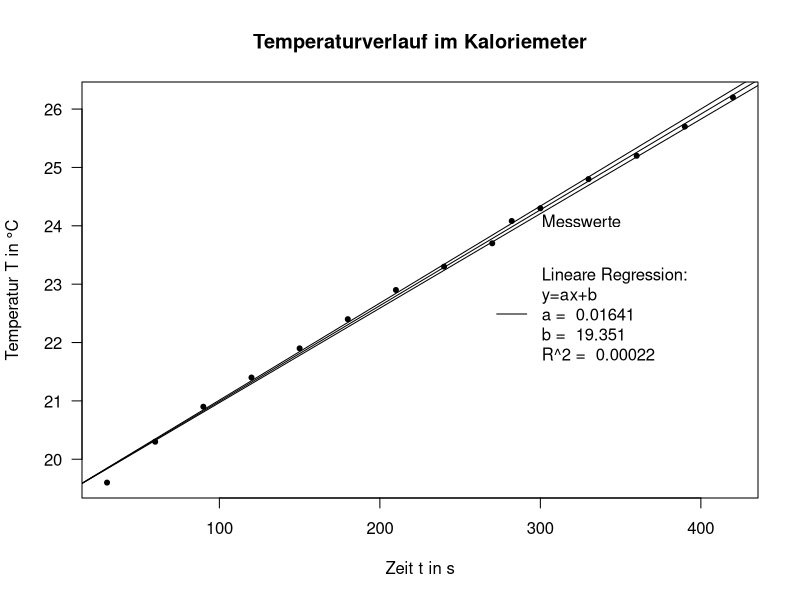

Here is the R script that generated this plot:
## ---- chunk 1
knitr::opts_chunk$set(warning = FALSE, message = FALSE) 
## ---- chunk 2
# Einlesen der csv-Datei
zeitreiheErhitzung <- read.csv("Daten/Messreihe.csv", sep = ";", dec=",")
# Tidy-up
zeitreiheErhitzung <- zeitreiheErhitzung[2:nrow(zeitreiheErhitzung), 10:11]
colnames(zeitreiheErhitzung) <- c("Zeit_s", "Temperatur")

# Lineare Regression
lm <- lm(zeitreiheErhitzung$Temperatur~zeitreiheErhitzung$Zeit_s)
# Steigung a extrahieren
a <- lm$coefficient[2]
# Y-Achsenabschnitt b extrahieren
b <- lm$coefficient[1]
# Standardfehler R^2 extrahieren
lmsummary <- summary(lm)
R <- lmsummary$coefficients[2,2]

# Ausgabe als Plot
{plot(x=zeitreiheErhitzung$Zeit_s, y=zeitreiheErhitzung$Temperatur,
      # Aesthetics
      ylab = "Temperatur T in °C",
      xlab = "Zeit t in s",
      main= "Temperaturverlauf im Kaloriemeter",
      pch=20, las=1)
  # Einzeichnen der Regressionsgeraden
  abline(coef=c(b, a))
  # Einzeichen der Regressiosgeraden ab-/zuzüglich des Fehlers
  abline(coef=c(b, a-R))
  abline(coef=c(b, a+R))
  # Legendenerzeugung
  legend(x=270, y=(0.98*max(zeitreiheErhitzung$Temperatur)), 
         legend=c("Messwerte", paste("Lineare Regression:",
                                     "\ny=ax+b",
                                     "\na = ", round(a,5), 
                                     "\nb = ", round(b,3),
                                     "\nR^2 = ", round(R, 5))),
         col="black", pch = c(20, 26), lty=c(0,1),
         bty = "n")
}
## ---- chunk 3
# Lineare Regression
lm <- lm(zeitreiheErhitzung$Temperatur~zeitreiheErhitzung$Zeit_s)
summary(lm)
## ---- chunk 4
# Berechnung der Wärmekapazität des Kaloriemeters in R
(5.7*2.2)/(0.01641)-4180*0.1637
## ---- chunk 5
# Berechnung in R
sqrt((2.20/0.01641*0.0029)**2+(5.70/0.01641*0.0029)**2+
       (5.70*2.20/0.01641**2*0.00022)**2+(4180*29*10**(-6))**2)
## ---- chunk 6
# Messgrößen
groesse = c("C Kaloriemeter [J/K]", "Becherglas mit Wasser [g]", "Masse Becherglas [g]", "Wassermasse [g]", "Metallmasse [g]", "Metallvolumen [ml]", "Anfangstemperatur [K]", "Mischtemperatur [K]", "Raumtemperatur [K]")
messwerte <- data.frame(Messwert = c(80, 235.5, 97.4, 235.5-97.4, 198.0, 23.00, 273.15+50.000, 273.15+44.2, 273.15+20),
                        Formelzeichen = c("C_K", "-", "-", "m_w", "m_F", "V_F", "T_A", "T_M", "T_B"),
                        Geräteart = c("-", "digital", "digital", "-", "digital", "analog", "digital", "digital", "digital"),
                        Skaleneinheit = c("-", 0.1, 0.1, "-", 0.1, 1, 0.1, 0.1, 0.1),
                        Unsicherheit = c(10, 0.029, 0.029, 2*0.029, 0.029, 0.20, 0.029, 0.029, 0.029)
                        )
rownames(messwerte) <- groesse
knitr::kable(messwerte, caption = "Aufgenommene Messwerte samt Unsicherheiten für das untersuchte orangene Metall")
## ---- chunk 7
# Messgrößen
groesse = c("C Kaloriemeter [J/K]", "Becherglas mit Wasser [g]", "Masse Becherglas [g]", "Wassermasse [g]", "Metallmasse [g]", "Metallvolumen [ml]", "Anfangstemperatur []", "Mischtemperatur [K]", "Raumtemperatur [K]")
messwerte <- data.frame(Messwert = c(80, 241.3, 97.4, 241.3-97.4, 176.12,22.00, 273.150+49.100, 273.150+42.8, 273.15+20.0),
                        Formelzeichen = c("C_K", "-", "-", "m_w", "m_F", "V_F", "T_A", "T_M", "T_B"),
                        Geräteart = c("-", "digital", "digital", "-", "digital", "analog", "digital", "digital", "digital"),
                        Skaleneinheit = c("-", 0.1, 0.1, "-", 0.1, 1, 0.1, 0.1, 0.1),
                        Unsicherheit = c(10, 0.029, 0.029, 2*0.029, 0.029, 0.20, 0.029, 0.029, 0.029)
                        )
rownames(messwerte) <- groesse
knitr::kable(messwerte, caption = "Aufgenommene Messwerte samt Unsicherheiten für das untersuchte graue Metall")
## ---- chunk 8
# Berechnung in R
((80+0.1381*4180)*(323.15-317.35))/(0.1980*(317.35-293.15))
## ---- chunk 9
# Berechnung in R
((80+0.1439*4180)*(322.25-315.95))/(0.17612*(315.95-293.15))
## ---- chunk 10
# Konstanten
C_K = 80 #J/kg
u_CK = 10 #J/kg
u_mw = 0.000058 #kg
u_mF = 0.000029 #kg
u_TA = 0.029 #K
u_TB = 0.029 #K
u_TM = 0.029 #K
c_w = 4180 #J

# Variablen
m_w = 0.13810 #kg
m_F = 0.19800 #kg
T_A = 323.15 #K
T_B = 293.15 #K
T_M = 317.35 #K

# Berechnung in R
sqrt( ( ((1+m_w*c_w)*(T_M-T_B))/(m_F*(T_A-T_B))*u_CK)**2
     +( ((C_K+c_w)*(T_M-T_B))/(m_F*(T_A-T_M))*u_mw)**2
     +( ((C_K+m_w*c_w)*(1-T_B))/(m_F*(T_A-1))*u_TM)**2
     +( ((C_K+m_w*c_w)*(T_M-1))/(m_F*(T_A-T_M))*u_TB)**2
     +( ((C_K+m_w*c_w)*(T_M-T_B))/(T_A-T_M)*u_mF)**2
     +( ((C_K+m_w*c_w)*(T_M-T_B))/(m_F*(1-T_M))*u_TA)**2)
## ---- chunk 11
# Neudefinition Variablen
m_w = 0.14390 #kg
m_F = 0.17612 #kg
T_A = 322.25 #K
T_B = 293.15 #K
T_M = 315.95 #K

# Berechnung in R
sqrt( ( ((1+m_w*c_w)*(T_M-T_B))/(m_F*(T_A-T_B))*u_CK)**2
     +( ((C_K+c_w)*(T_M-T_B))/(m_F*(T_A-T_M))*u_mw)**2
     +( ((C_K+m_w*c_w)*(1-T_B))/(m_F*(T_A-1))*u_TM)**2
     +( ((C_K+m_w*c_w)*(T_M-1))/(m_F*(T_A-T_M))*u_TB)**2
     +( ((C_K+m_w*c_w)*(T_M-T_B))/(T_A-T_M)*u_mF)**2
     +( ((C_K+m_w*c_w)*(T_M-T_B))/(m_F*(1-T_M))*u_TA)**2)
